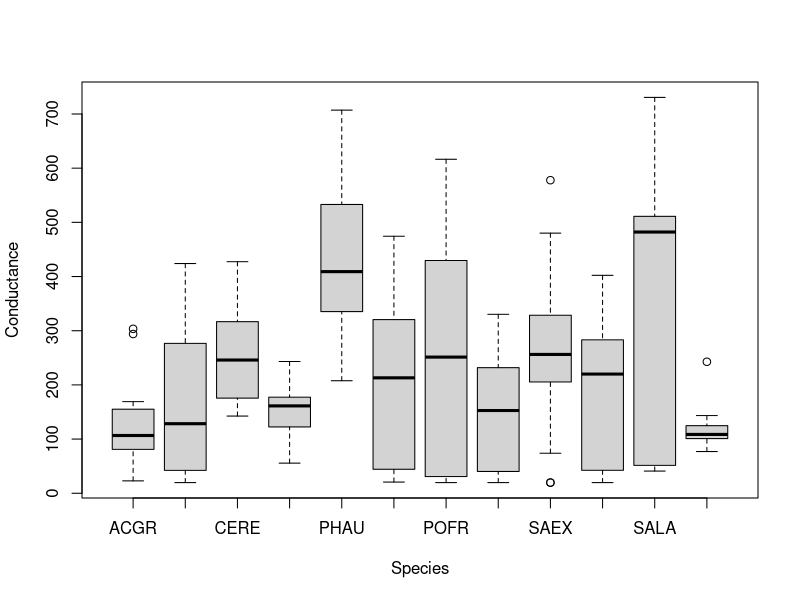
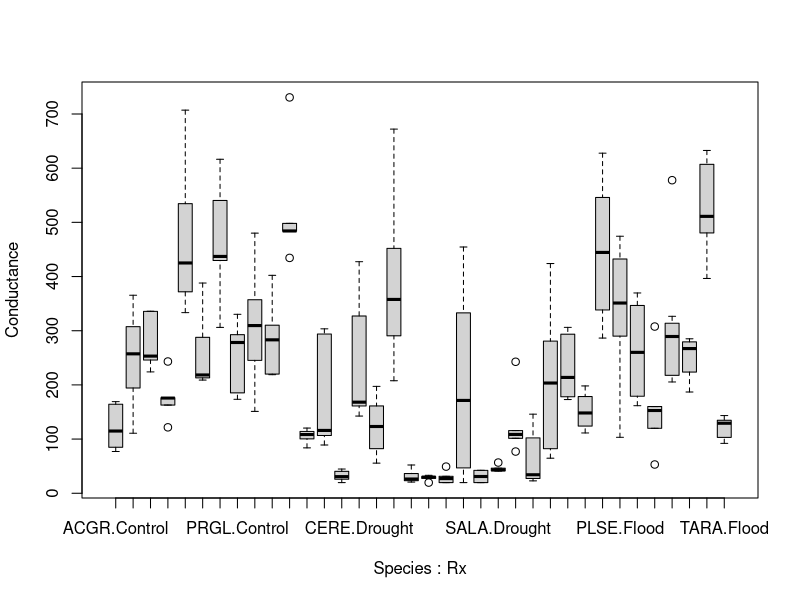

Reproduce these figures in R, in order. (Note: this script raises an error after producing the figures.)
setwd('C:/Users/bjbut/OneDrive/Documents/GitHub/GCMRC_HydroNicheExpt_2022')
gs_dat <- read.csv('Stomatal_Conductance_Data.csv')#reading in stomatal conductance data

#setting gs values of dead plants (NAs) to the minimum measured conductance
gs_dat$Conductance[is.na(gs_dat$Conductance)] <- min(gs_dat$Conductance,na.rm=T)

#converting time data to numeric, where the first measurement is time zero, and subsequent measurements are seconds after zero
dt <- paste(gs_dat$Date, gs_dat$Time, sep = ' ')
dt <- as.numeric(as.POSIXct(dt))
dt <- dt-min(dt)
gs_dat$seconds_elapsed <- dt

#creating a new treatment variable
Rx <- rep(NA,nrow(gs_dat))
Rx[gs_dat$Bin == 'A' | gs_dat$Bin == 'D' | gs_dat$Bin == 'G' | gs_dat$Bin == 'J' | gs_dat$Bin == 'M'] <- 'Drought'
Rx[gs_dat$Bin == 'B' | gs_dat$Bin == 'E' | gs_dat$Bin == 'H' | gs_dat$Bin == 'K' | gs_dat$Bin == 'N'] <- 'Control'
Rx[gs_dat$Bin == 'C' | gs_dat$Bin == 'F' | gs_dat$Bin == 'I' | gs_dat$Bin == 'L' | gs_dat$Bin == 'O'] <- 'Flood'
gs_dat$Rx <- Rx

#creating a unique ID for each plant
plant_ID <- paste(gs_dat$Bin,gs_dat$Species,sep='')
gs_dat$plant_ID <- plant_ID

#quick visualizations
boxplot(Conductance ~ Species, data = gs_dat)
boxplot(Conductance ~ Species*Rx, data = gs_dat)

# to do:
# interpolate leaf temp values for dead plants
# get leaf temperature data for CERE on day two
# 


#mixed effects models to account for repeated measures (plant_ID), nested design (bin), and leaf temperature as a covariate
library(nlme)
gs_mod <- lme(Conductance ~ Species*Rx*seconds_elapsed + Leaf.Temp + (1|Bin) + (1|plant_ID), data = gs_dat)
